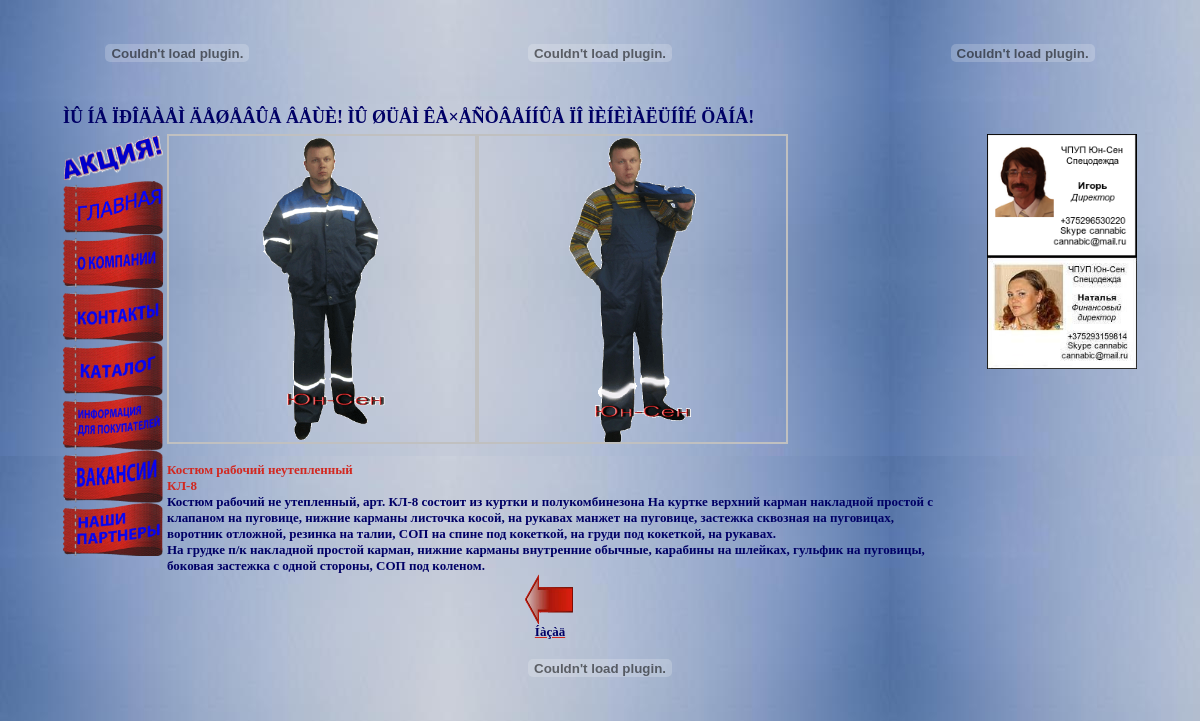
Screenshot of /p28.php with the database file from the repository.
### tables this page shows
CREATE TABLE IF NOT EXISTS `catalog` (
  `category` text NOT NULL,
  `model` int(11) NOT NULL,
  `image` text NOT NULL,
  `name` text NOT NULL,
  `price` text NOT NULL,
  `description` text NOT NULL
);

### 28.php (called while the page is built)
<?php
$imgDir='images/2/8/';
$category = 2;
$model = 8;
?>

### p28.php (the view, shortened to what this page needs)
<?php
include ('28.php');
  function getFiles($path)
  {
    $files = scandir($path);
    for($i = 0, $length = count($files); $i < $length; $i++)
    {
      if( is_dir($path.$files[$i]) )
      {
        unset($files[$i]);
      }
    }
    return $files;
  }
?>
<!DOCTYPE HTML PUBLIC "-//W3C//DTD HTML 4.01 Frameset//EN" "http://www.w3.org/TR/html4/frameset.dtd">
<html>
 <head>
<link rel="stylesheet" type="text/css" href="gallerystyle.css" />
<link rel="stylesheet" type="text/css" href="../highslide/highslide.css" />
</head>
<body align = center link = "#d22820"
alink = "#000066"
vlink = "#000066">
<div id="content"><div align = center>
<table width = 90%>
<tr>
<td align = center>
<embed src="images/logo.swf" width = '150px' height = '100px' quality="high"  TYPE="application/x-shockwave-flash" wmode="transparent" loop="true" autoplay="true" pluginspage="http://www.macromedia.com/go/getflashplayer"></embed>
</td>
<td align = center>
<embed src="images/text.swf" width = '400px' height = '100px' quality="high"  TYPE="application/x-shockwave-flash" wmode="transparent" loop="true" autoplay="true" pluginspage="http://www.macromedia.com/go/getflashplayer"></embed>
</td>
<td align = center>
<embed src="images/phones.swf" width = '150px' height = '100px' quality="high"  TYPE="application/x-shockwave-flash" wmode="transparent" loop="true" autoplay="true" pluginspage="http://www.macromedia.com/go/getflashplayer"></embed>
</td>
</tr>
<tr>
<td colspan = 3><marquee>
<font size = 4px color="#000066" face="Verdana"><B>ÌÛ ÍÅ ÏÐÎÄÀÅÌ ÄÅØÅÂÛÅ ÂÅÙÈ! ÌÛ ØÜÅÌ ÊÀ×ÅÑÒÂÅÍÍÛÅ ÏÎ ÌÈÍÈÌÀËÜÍÎÉ ÖÅÍÅ!</B></font>
</marquee></td></tr>
</table>
</div>
<div align = center>
<table border="0"  width="90%">
<tr>
<td valign = top rowspan = 2 align = left>
<a href = empty.php><img src = "images/act.gif" width = 100px></img><br>
<a href = index.php><img src = "images/index.gif" width = 100px></img><br>
<a href = company.php><img src = "images/company.gif" width = 100px></img><br>
<a href = contacts.php><img src = "images/contacts.gif" width = 100px></img><br>
<a href = catalog.php><img src = "images/catalog.gif" width = 100px></img><br>
<a href = info.php><img src = "images/info.gif" width = 100px></img><br>
<a href = work.php><img src = "images/work.gif" width = 100px></img><br>
<a href = friends.php><img src = "images/friends.gif" width = 100px></img><br>
</td>
<td valign = top rowspan = 2>
<?php
        foreach( getFiles($imgDir) as $file )
        {
echo '<a href="'.$imgDir.$file.'" class="highslide" onclick="return hs.expand(this)">';
echo '<img src="'.$imgDir.$file.'" width="40%"/>';
echo '</a>';
   }
 ?>
<br>
<?php
$query = mysql_query("SELECT * FROM catalog WHERE category = $category AND model = $model");
do
{
    $n = $row['name'];
    $d = $row['description'];
    echo ('<div align = left>');
    echo ('<font size = 2px color="#d22820" face="Verdana"><B>');
    echo ($n);
    echo ('</B></font>');
    echo ('<br>');
    echo ('<font  size = 2px color="#000066" face="Verdana"><B>');
    echo ($d);
    echo ('</B></font>');
    echo ('</div>');
}
 while ($row = mysql_fetch_array ($query));
?>
<div align = center>
<?php
echo '<a href="';
echo $category;
echo '.php" title="íàçàä">';
?>
<img src="images/back.gif" border=0 width=50px height=50px>
<br><font size = 2px color="#000066" face="Verdana"><B>Íàçàä</B></a></div>
<td valign = top align = right WIDTH = 150PX>
<img src = images/igor.png WIDTH = 150PX><br>
<img src = images/natalia.JPG WIDTH = 150PX>
<br>
<iframe src="http://diano4ka96.narod.ru/tag.html"
width="200" height="200"
align="left" scrolling=no
frameborder="0">
    Âàø áðàóçåð íå ïîääåðæèâàåò ïëàâàþùèå ôðåéìû!
 </iframe>
</td>
</tr>
</table>
</div>
<embed src="images/end.swf" width = '100%' height = '50px' quality="high"  TYPE="application/x-shockwave-flash" wmode="transparent" loop="true" autoplay="true" pluginspage="http://www.macromedia.com/go/getflashplayer"></embed>
</div>
</body>
</html>

### highslide/highslide.css (style rules this page uses)
.highslide { outline: none; text-decoration: none; }
.highslide img { border: 2px solid silver; }

### p28.php (style rules this page uses)
#content { position:absolute; top:0; bottom:0; left:0; right:0; z-index:1000; }

### rows the page displays
catalog: name "Костюм рабочий неутепленный КЛ-8", description "Костюм рабочий не утепленный, арт. КЛ-8 состоит из куртки и полукомбинезона На куртке верхний карман накладной простой с клапаном на пуговице, нижние карманы листочка косой, на рукавах манжет на пуговице, застежка сквозная на пуговицах, воротник отложной, резинка на талии, СОП на спине под кокеткой, на груди под кокеткой, на рукавах. На грудке п/к накладной простой карман, нижние карманы внутренние обычные, карабины на шлейках, гульфик на пуговицы, боковая застежка с одной стороны, СОП под коленом."
